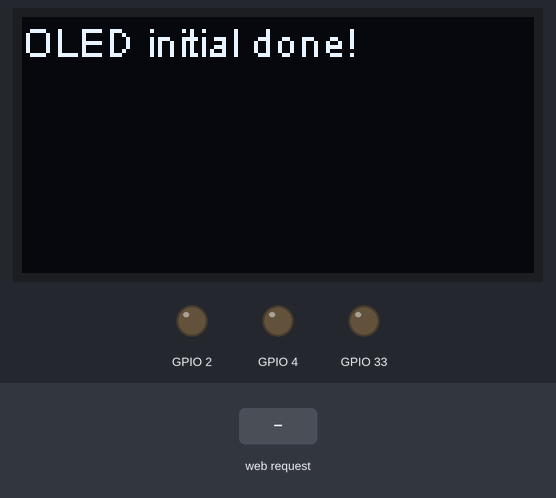
The sketch below on a simulated ESP32. On the bench: 128×64 one-colour display, output pins drawn as LEDs (lit = HIGH). Inputs (shaded band) come from the test bench. WiFi joins after 1.5 s; servers stay silent unless stated; what the sketch prints to the serial monitor is not drawn.

Above: at 0.1 s.
At 4.7 s:
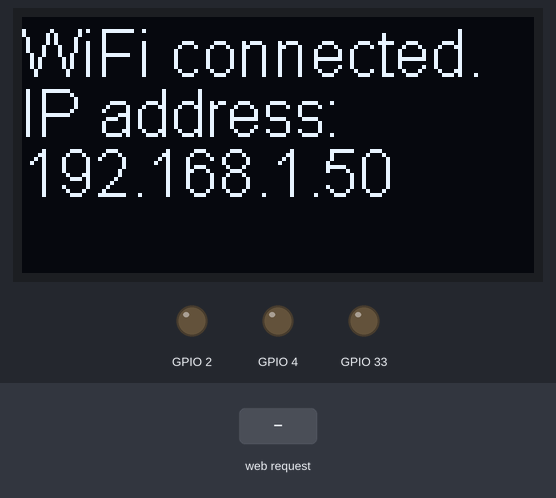
4.8 s: HTTP request GET /update received
At 5.6 s:
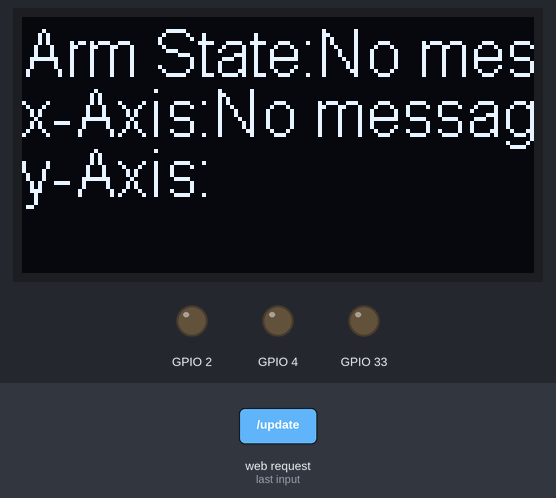
Timing chart, 0 to 7.8 s (numbered marks = the images above; inputs shaded):
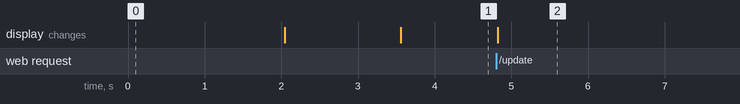

The sketch:

Final_ESP_2__Code.ino
```cpp
// (licence header left out)
// Import required libraries
#include <WiFi.h>
#include <AsyncTCP.h>
#include <ESPAsyncWebServer.h>
#include "heltec.h"
#include <ArduinoJson.h>


//include Display params
#define SCREEN_WIDTH 128 // OLED display width, in pixels
#define SCREEN_HEIGHT 64 // OLED display height, in pixels
#define OLED_RESET 16 // Pins for ESP32 I2C
#define OLED_SDA 4
#define OLED_SCL 15

// Replace with your network credentials
const char* ssid = "Liam iPhone";
const char* password = "katiesmells";

const char* PARAM_INPUT_1 = "state";
const char* PARAM_INPUT_2 = "x-axis";
const char* PARAM_INPUT_3 = "y-axis";

// Create AsyncWebServer object on port 80
AsyncWebServer server(80);

// allocate the memory for the document
// const size_t CAPACITY = JSON_OBJECT_SIZE(1);
StaticJsonDocument<96> doc;


// create an object


const char index_html[] PROGMEM = R"rawliteral(
<!DOCTYPE HTML><html>
<head>
  <title>ESP Web Server</title>
  <meta name="viewport" content="width=device-width, initial-scale=1">
  <link rel="icon" href="data:,">
  <style>
    html {font-family: Arial; display: inline-block; text-align: center;}
    h2 {font-size: 3.0rem;}
    p {font-size: 3.0rem;}
    body {max-width: 600px; margin:0px auto; padding-bottom: 25px;}
    .switch {position: relative; display: inline-block; width: 120px; height: 68px}
    .switch input {display: none}
    .slider {position: absolute; top: 0; left: 0; right: 0; bottom: 0; background-color: #ccc; border-radius: 6px}
    .slider:before {position: absolute; content: ""; height: 52px; width: 52px; left: 8px; bottom: 8px; background-color: #fff; -webkit-transition: .4s; transition: .4s; border-radius: 3px}
    input:checked+.slider {background-color: #b30000}
    input:checked+.slider:before {-webkit-transform: translateX(52px); -ms-transform: translateX(52px); transform: translateX(52px)}
  </style>
</head>
<body>
  <h2>ESP Web Server</h2>
  %BUTTONPLACEHOLDER%
<script>function toggleCheckbox(element) {
  var xhr = new XMLHttpRequest();
  if(element.checked){ xhr.open("GET", "/update?output="+element.id+"&state=1", true); }
  else { xhr.open("GET", "/update?output="+element.id+"&state=0", true); }
  xhr.send();
}
</script>
</body>
</html>
)rawliteral";

// Replaces placeholder with button section in your web page
String processor(const String& var){
  //Serial.println(var);
  if(var == "BUTTONPLACEHOLDER"){
    String buttons = "";
    buttons += "<h4>Output - GPIO 2</h4><label class=\"switch\"><input type=\"checkbox\" onchange=\"toggleCheckbox(this)\" id=\"2\" " + outputState(2) + "><span class=\"slider\"></span></label>";
    buttons += "<h4>Output - GPIO 4</h4><label class=\"switch\"><input type=\"checkbox\" onchange=\"toggleCheckbox(this)\" id=\"4\" " + outputState(4) + "><span class=\"slider\"></span></label>";
    buttons += "<h4>Output - GPIO 33</h4><label class=\"switch\"><input type=\"checkbox\" onchange=\"toggleCheckbox(this)\" id=\"33\" " + outputState(33) + "><span class=\"slider\"></span></label>";
    return buttons;
  }
  return String();
}

String outputState(int output){
  if(digitalRead(output)){
    return "checked";
  }
  else {
    return "";
  }
}

void setup(){
  // Serial port for debugging purposes
  Serial.begin(115200);


  //Display
  Heltec.begin(true /*DisplayEnable Enable*/, false /*LoRa Enable*/, true /*Serial Enable*/);

  Heltec.display->setTextAlignment(TEXT_ALIGN_LEFT);
  Heltec.display->setFont(ArialMT_Plain_10);
  Heltec.display->drawString(0, 0, "Hello world");
  delay(2000);
  Heltec.display->clear();


  //visual
  pinMode(2, OUTPUT);
  digitalWrite(2, LOW);
  pinMode(4, OUTPUT);
  digitalWrite(4, LOW);
  pinMode(33, OUTPUT);
  digitalWrite(33, LOW);

  Heltec.display->clear();
  //set font to 16 pt
  Heltec.display->setFont(ArialMT_Plain_16);
  Heltec.display->drawString(0, 0, "Connecting to ");
  Heltec.display->drawString(0, 15, ssid);
  Heltec.display->display();

  // Connect to Wi-Fi
  WiFi.begin(ssid, password);
  Serial.println("Connecting to WiFi..");
  while (WiFi.status() != WL_CONNECTED) {
    delay(500);
    Serial.print(".");
  }

  Heltec.display->clear();
  Heltec.display->drawString(0, 0, "WiFi connected.");
  Heltec.display->drawString(0, 15, "IP address: ");
  Heltec.display->drawString(0, 30, WiFi.localIP().toString());
  Heltec.display->display();
  // Print ESP Local IP Address
  Serial.println(WiFi.localIP());

  // Route for root / web page
  server.on("/", HTTP_GET, [](AsyncWebServerRequest *request){
    request->send_P(200, "text/html", index_html, processor);
  });


  // Send a GET request to <ESP_IP>/update?output=<inputMessage1>&state=<inputMessage2>
  server.on("/update", HTTP_GET, [] (AsyncWebServerRequest *request) {
    String inputMessage1;
    String inputMessage2;
    String inputMessage3;
    // GET input1 value on <ESP_IP>/update?output=<inputMessage1>&state=<inputMessage2>
    if (request->hasParam(PARAM_INPUT_1) && request->hasParam(PARAM_INPUT_2)&& request->hasParam(PARAM_INPUT_3)) {
      inputMessage1 = request->getParam(PARAM_INPUT_1)->value();
      inputMessage2 = request->getParam(PARAM_INPUT_2)->value();
      inputMessage3 = request->getParam(PARAM_INPUT_3)->value();
      digitalWrite(inputMessage1.toInt(), inputMessage2.toInt());
    }
    else {
      inputMessage1 = "No message sent";
      inputMessage2 = "No message sent";
    };
    // Serial.println("Arm State:"+ String(inputMessage1));
    // Serial.println("x-Axis:"+ String(inputMessage2));
    // Serial.println("y-Axis:"+ String(inputMessage3));


    // serialize the object and send the result to Serial


    Heltec.display->clear();
    Heltec.display->drawString(0, 0, "Arm State:"+ String(inputMessage1));
    Heltec.display->drawString(0, 15, "x-Axis:"+ String(inputMessage2));
    Heltec.display->drawString(0, 30, "y-Axis:"+ String(inputMessage3));
    Heltec.display->display();
    // doc["state"] = inputMessage1;
    // doc["x-axis"] = inputMessage2;
    // doc["y-axis"] = inputMessage3;
    request->send(200, "text/plain", "OK");
    // serializeJson(doc, Serial);
  });

  // Start server
  server.begin();
}

void loop() {

}
```

Measured:
- after the input at 4.8 s, the display: changes at once (image 2)
